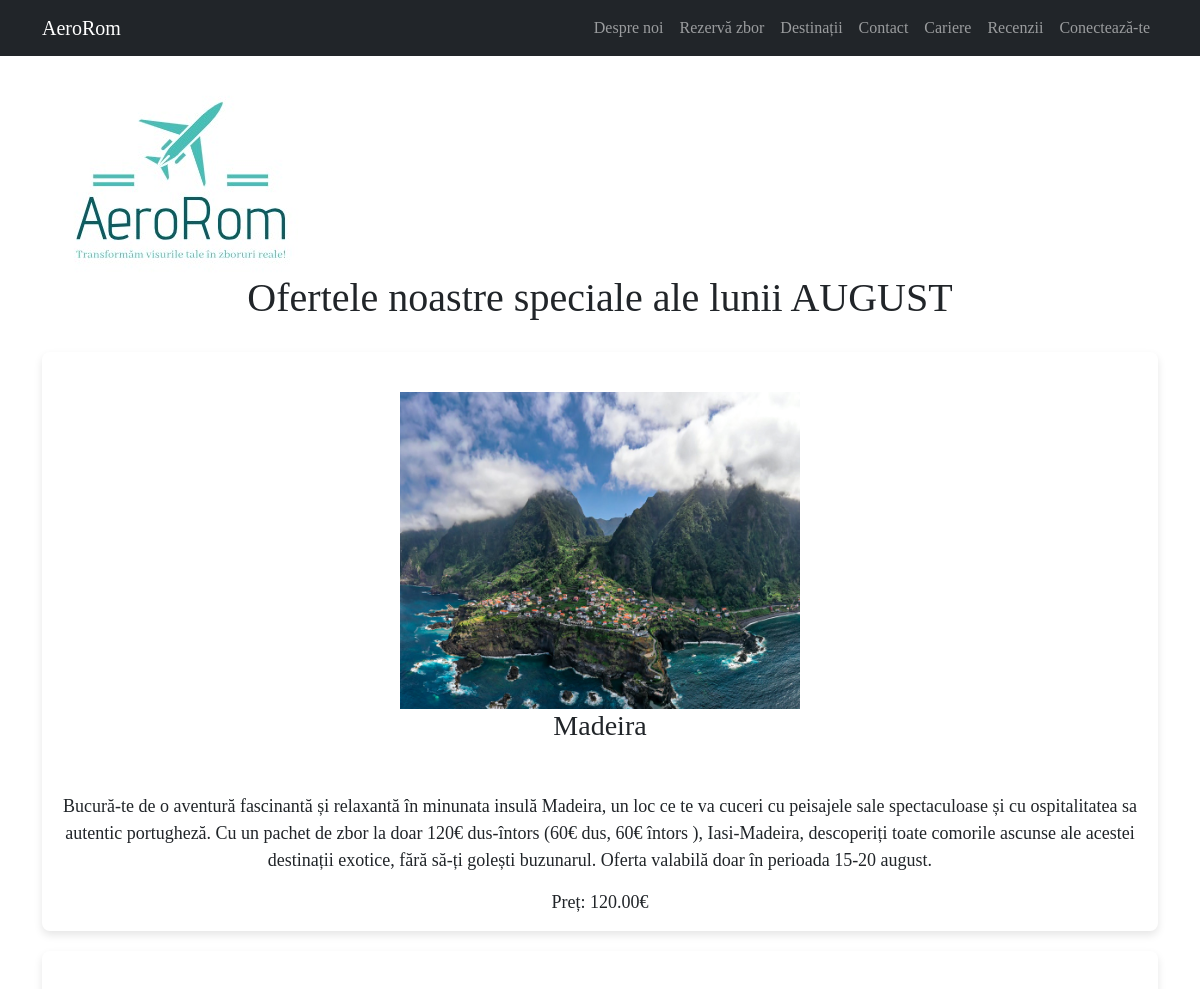
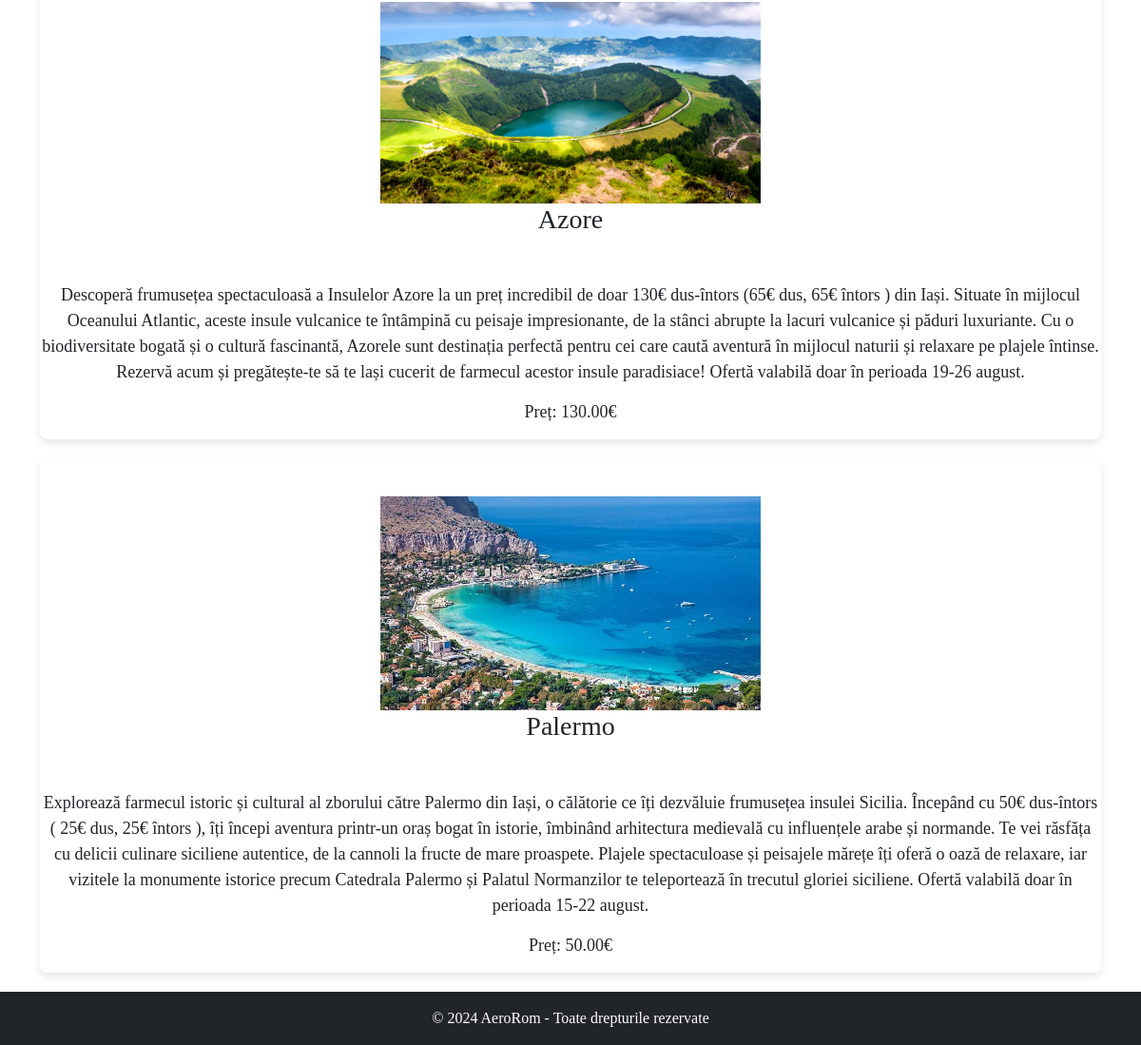
/aerorom/destinations/, run on the app's committed database (2 pictures, top to bottom).
### aerorom/models.py (models this page shows)
class Destination(models.Model):  # models.Model permite crearea de tabele si manipularea datelor
    location = models.CharField(max_length=100)  # destinatia
    description = models.TextField()  # descrierea destinatiei
    price = models.DecimalField(max_digits=10, decimal_places=2, default=0.00)  # stocam valori cu zecimale pentru pret
    image = models.ImageField(upload_to=destination_image_path)  # stocam imagini pentru imaginea destinatiilor

### aerorom/views.py (the view)
# urls.py: path('destinations/', views.DestinationsView.as_view(), name='destinations'),
class DestinationsView(ListView):
    model = Destination
    context_object_name = 'destinations'
    template_name = 'aerorom/destinations.html'

### aerorom/templates/aerorom/destinations.html (shortened to what this page needs)
{% extends 'base.html' %}
{% load static %}
{% block content %}
<header>
    <div class="container mt-4">
        <img src="{% static 'logo.png' %}" class="logo" style="float: left;">
    </div>
</header>
<body>
<h1>Ofertele noastre speciale ale lunii AUGUST</h1>
<div class="container destinations-container mt-6">
    {% for destination in destinations %}
    <div class="destination-card">
        <img src="{% static 'destinations/' %}{{ destination.location }}.png" style="margin-top: 40px;">
        <h3>{{ destination.location }}</h3>
        <p>{{ destination.description }}</p>
        <p>Preț: {{ destination.price }}€</p>
    </div>
    {% empty %}
    <p>Nu există destinații disponibile momentan.</p>
    {% endfor %}
</div>
</body>
{% endblock %}

### templates/base.html (style rules this page uses)
body { font-family: Times New Roman, sans-serif; background-color: #ffffff; margin: 0; padding: 0; }
p { font-size: 18px; line-height: 1.5; margin-bottom: 15px; }

### aerorom/templates/aerorom/destinations.html (style rules this page uses)
h1 { clear: both; margin-top: 30px; text-align: center; }
h3 { margin-bottom: 50px; }
.container { text-align: center; }
.destinations-container { margin-top: 30px; }
.destination-card { animation: fadeInUp 0.5s ease forwards; opacity: 0; transform: translateY(20px); margin-bottom: 20px; border-radius: 8px; box-shadow: 0 4px 8px rgba(0, 0, 0, 0.1); overflow: hidden; }
.destination-card img { width: 100%; max-width: 400px; display: block; margin: 0 auto; transition: transform 0.3s ease; }

### data on the page
Destination: location (picture), location "Madeira", description "Bucură-te de o aventură fascinantă și relaxantă în minunata insulă Madeira, un loc ce te va cuceri cu peisajele sale spectaculoase și cu ospitalitatea sa autentic portugheză. Cu un pachet de zbor la doar 120€ dus-întors (60€ dus, 60€ întors ), Iasi-Madeira, descoperiți toate comorile ascunse ale acestei destinații exotice, fără să-ți golești buzunarul. Oferta valabilă doar în perioada 15-20 august.", price "120.00"
Destination: location (picture), location "Azore", description "Descoperă frumusețea spectaculoasă a Insulelor Azore la un preț incredibil de doar 130€ dus-întors (65€ dus, 65€ întors ) din Iași. Situate în mijlocul Oceanului Atlantic, aceste insule vulcanice te întâmpină cu peisaje impresionante, de la stânci abrupte la lacuri vulcanice și păduri luxuriante. Cu o biodiversitate bogată și o cultură fascinantă, Azorele sunt destinația perfectă pentru cei care caută aventură în mijlocul naturii și relaxare pe plajele întinse. Rezervă acum și pregătește-te să te lași cucerit de farmecul acestor insule paradisiace! Ofertă valabilă doar în perioada 19-26 august.", price "130.00"
Destination: location (picture), location "Palermo", description "Explorează farmecul istoric și cultural al zborului către Palermo din Iași, o călătorie ce îți dezvăluie frumusețea insulei Sicilia. Începând cu 50€ dus-întors ( 25€ dus, 25€ întors ), îți începi aventura printr-un oraș bogat în istorie, îmbinând arhitectura medievală cu influențele arabe și normande. Te vei răsfăța cu delicii culinare siciliene autentice, de la cannoli la fructe de mare proaspete. Plajele spectaculoase și peisajele mărețe îți oferă o oază de relaxare, iar vizitele la monumente istorice precum Catedrala Palermo și Palatul Normanzilor te teleportează în trecutul gloriei siciliene. Ofertă valabilă doar în perioada 15-22 august.", price "50.00"
